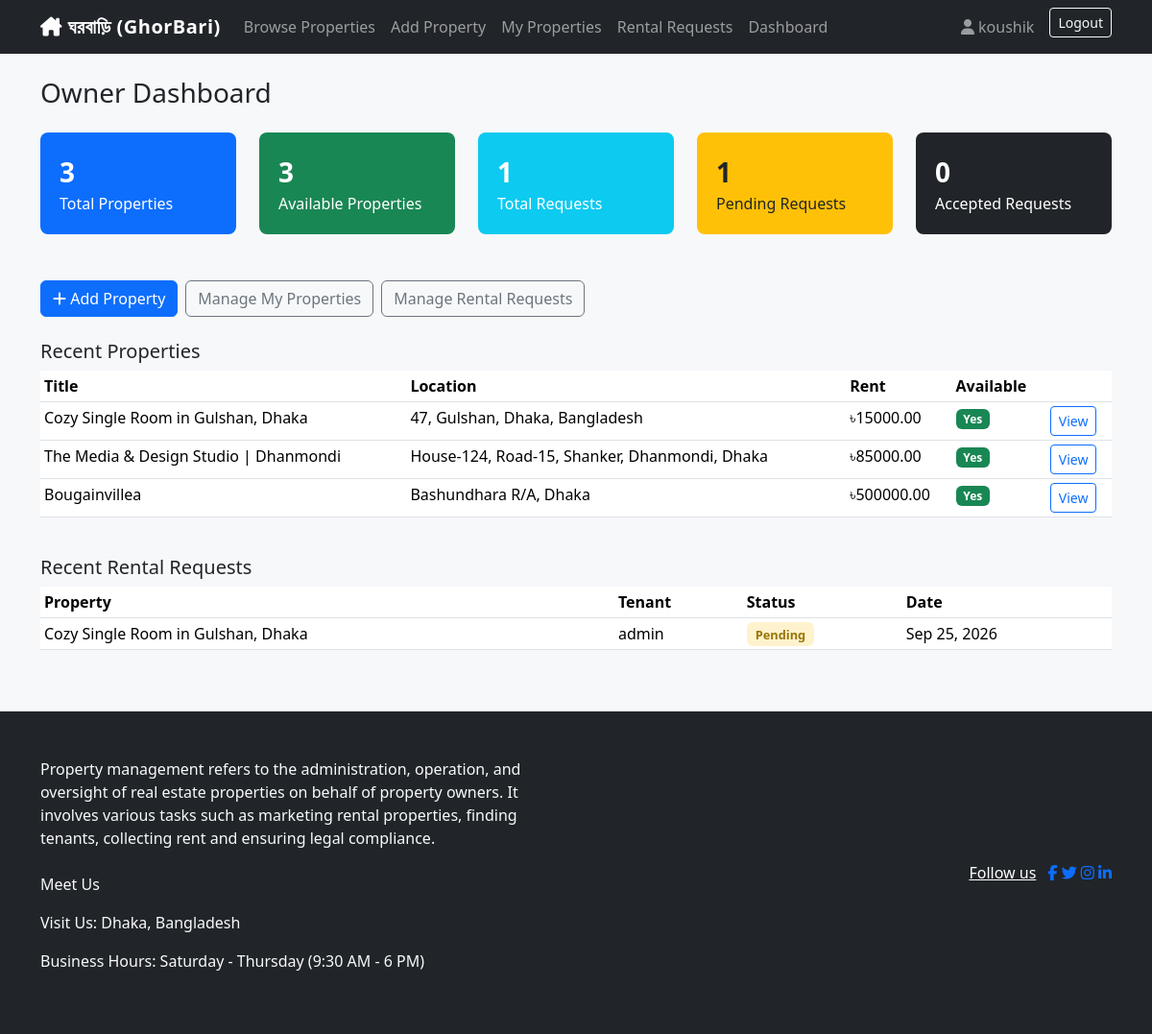
The app's page /accounts/dashboard/ (signed in), older data.
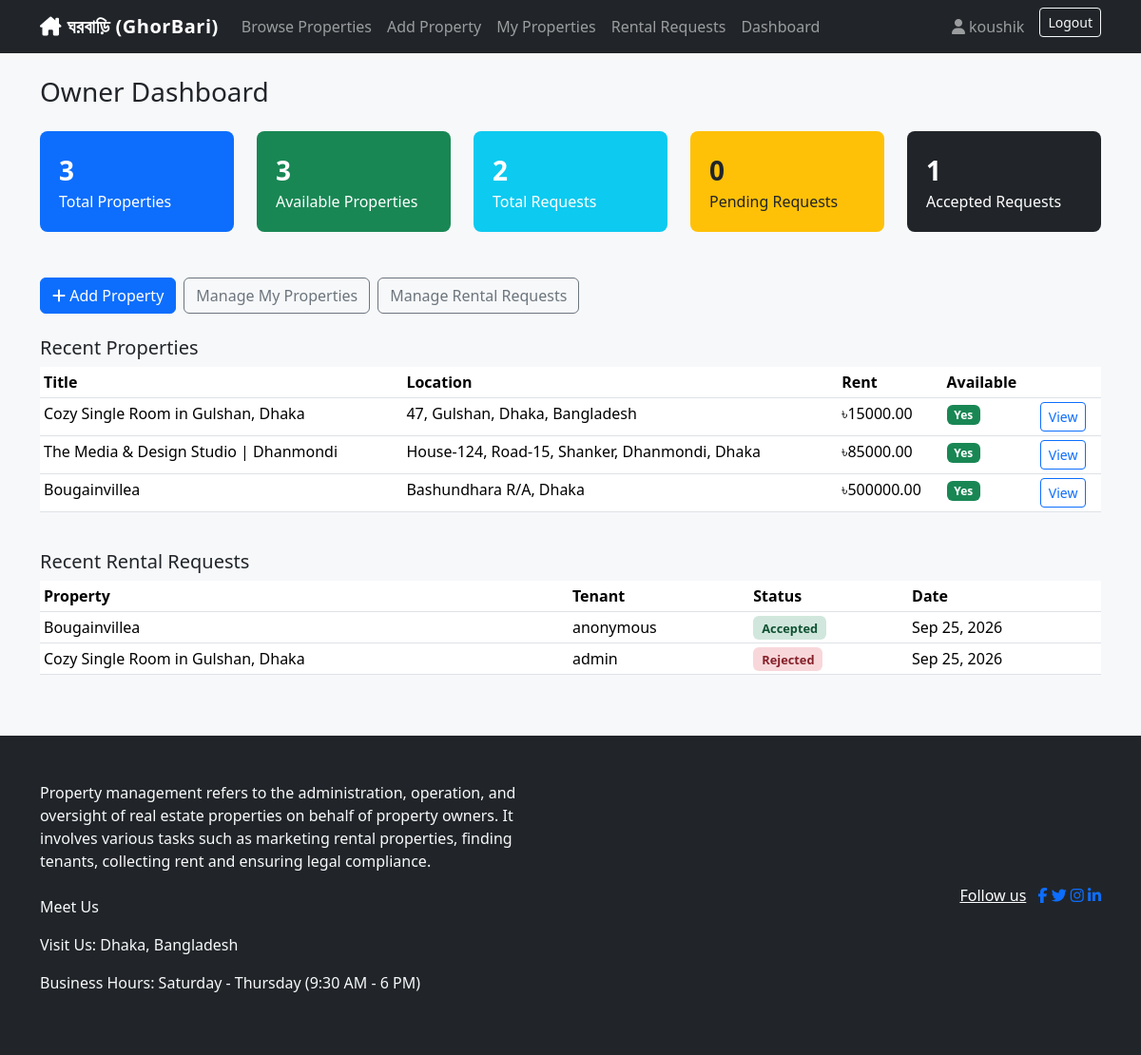
The same page, newer data.
### properties/models.py (models this page shows, shortened)
class Property(models.Model):
    class PropertyType(models.TextChoices):
        APARTMENT = 'APARTMENT', 'Apartment'
        HOUSE = 'HOUSE', 'House'
        ROOM = 'ROOM', 'Room'
        OFFICE = 'OFFICE', 'Office'
    owner = models.ForeignKey(
        settings.AUTH_USER_MODEL, on_delete=models.CASCADE, related_name='properties'
    )
    title = models.CharField(max_length=200)
    description = models.TextField()
    property_type = models.CharField(max_length=20, choices=PropertyType.choices)
    location = models.CharField(max_length=255)
    monthly_rent = models.DecimalField(max_digits=10, decimal_places=2)
    bedrooms = models.PositiveIntegerField(default=1)
    bathrooms = models.PositiveIntegerField(default=1)
    image = models.ImageField(upload_to='property_images/', blank=True, null=True)
    is_available = models.BooleanField(default=True)
    created_at = models.DateTimeField(auto_now_add=True)
    updated_at = models.DateTimeField(auto_now=True)
    class Meta:
        ordering = ['-created_at']
        verbose_name_plural = 'Properties'

### rentals/models.py (models this page shows, shortened)
class RentalRequest(models.Model):
    class Status(models.TextChoices):
        PENDING = 'PENDING', 'Pending'
        ACCEPTED = 'ACCEPTED', 'Accepted'
        REJECTED = 'REJECTED', 'Rejected'
        CANCELLED = 'CANCELLED', 'Cancelled'
    property = models.ForeignKey(
        'properties.Property', on_delete=models.CASCADE, related_name='rental_requests'
    )
    tenant = models.ForeignKey(
        settings.AUTH_USER_MODEL, on_delete=models.CASCADE, related_name='rental_requests'
    )
    message = models.TextField(blank=True)
    request_date = models.DateTimeField(auto_now_add=True)
    status = models.CharField(max_length=10, choices=Status.choices, default=Status.PENDING)
    class Meta:
        ordering = ['-request_date']

### accounts/models.py (models this page shows, shortened)
class User(AbstractUser):
    class Role(models.TextChoices):
        OWNER = 'OWNER', 'Property Owner'
        TENANT = 'TENANT', 'Tenant'
    role = models.CharField(max_length=10, choices=Role.choices, default=Role.TENANT)
    phone_number = models.CharField(max_length=20, blank=True)
    address = models.CharField(max_length=255, blank=True)
    profile_picture = models.ImageField(upload_to='profile_pics/', blank=True, null=True)
    @property
    def is_owner(self):
        return self.role == self.Role.OWNER

### accounts/views.py (the view, shortened to what this page needs)
# urls.py: path('dashboard/', views.dashboard_view, name='dashboard'),
@login_required
def dashboard_view(request):
    if request.user.is_owner:
        properties = Property.objects.filter(owner=request.user)
        requests_qs = RentalRequest.objects.filter(property__owner=request.user)
        context = {
            'total_properties': properties.count(),
            'available_properties': properties.filter(is_available=True).count(),
            'total_requests': requests_qs.count(),
            'pending_requests': requests_qs.filter(status='PENDING').count(),
            'accepted_requests': requests_qs.filter(status='ACCEPTED').count(),
            'properties': properties.order_by('-created_at')[:5],
            'recent_requests': requests_qs.order_by('-request_date')[:5],
        }
        return render(request, 'accounts/owner_dashboard.html', context)

### templates/accounts/owner_dashboard.html (shortened to what this page needs)
{% extends 'base.html' %}
{% block content %}
<h3 class="mb-4">Owner Dashboard</h3>
<div class="row row-cols-2 row-cols-md-5 g-4 mb-5">
    <div class="col"><div class="dashboard-stat bg-primary"><div class="fs-3 fw-bold">{{ total_properties }}</div>Total Properties</div></div>
    <div class="col"><div class="dashboard-stat bg-success"><div class="fs-3 fw-bold">{{ available_properties }}</div>Available Properties</div></div>
    <div class="col"><div class="dashboard-stat bg-info"><div class="fs-3 fw-bold">{{ total_requests }}</div>Total Requests</div></div>
    <div class="col"><div class="dashboard-stat bg-warning text-dark"><div class="fs-3 fw-bold">{{ pending_requests }}</div>Pending Requests</div></div>
    <div class="col"><div class="dashboard-stat bg-dark"><div class="fs-3 fw-bold">{{ accepted_requests }}</div>Accepted Requests</div></div>
</div>
<div class="d-flex gap-2 mb-4">
    <a href="{% url 'properties:create' %}" class="btn btn-primary"><i class="fa-solid fa-plus"></i> Add Property</a>
    <a href="{% url 'properties:mine' %}" class="btn btn-outline-secondary">Manage My Properties</a>
    <a href="{% url 'rentals:owner_requests' %}" class="btn btn-outline-secondary">Manage Rental Requests</a>
</div>
<h5>Recent Properties</h5>
<div class="table-responsive mb-4">
<table class="table table-sm bg-white">
    <thead><tr><th>Title</th><th>Location</th><th>Rent</th><th>Available</th><th></th></tr></thead>
    <tbody>
    {% for p in properties %}
        <tr>
            <td>{{ p.title }}</td><td>{{ p.location }}</td><td>৳{{ p.monthly_rent }}</td>
            <td>{% if p.is_available %}<span class="badge bg-success">Yes</span>{% else %}<span class="badge bg-secondary">No</span>{% endif %}</td>
            <td><a href="{% url 'properties:detail' p.pk %}" class="btn btn-sm btn-outline-primary">View</a></td>
        </tr>
    {% empty %}<tr><td colspan="5" class="text-muted">No properties yet.</td></tr>{% endfor %}
    </tbody>
</table>
</div>
<h5>Recent Rental Requests</h5>
<div class="table-responsive">
<table class="table table-sm bg-white">
    <thead><tr><th>Property</th><th>Tenant</th><th>Status</th><th>Date</th></tr></thead>
    <tbody>
    {% for r in recent_requests %}
        <tr>
            <td>{{ r.property.title }}</td><td>{{ r.tenant.username }}</td>
            <td><span class="status-badge status-{{ r.status }}">{{ r.get_status_display }}</span></td>
            <td>{{ r.request_date|date:"M d, Y" }}</td>
        </tr>
    {% empty %}<tr><td colspan="4" class="text-muted">No requests yet.</td></tr>{% endfor %}
    </tbody>
</table>
</div>
{% endblock %}

Row changes from the older to the newer data that the page shows:
added RentalRequest: property "Bougainvillea", tenant.username "anonymous", status "Accepted", request_date "Sep 25, 2026"
changed RentalRequest "Cozy Single Room in Gulshan, Dhaka": status "Pending" → "Rejected"
Text that changed along with them:
{{ total_requests }}: "1" → "2"
{{ pending_requests }}: "1" → "0"
{{ accepted_requests }}: "0" → "1"
